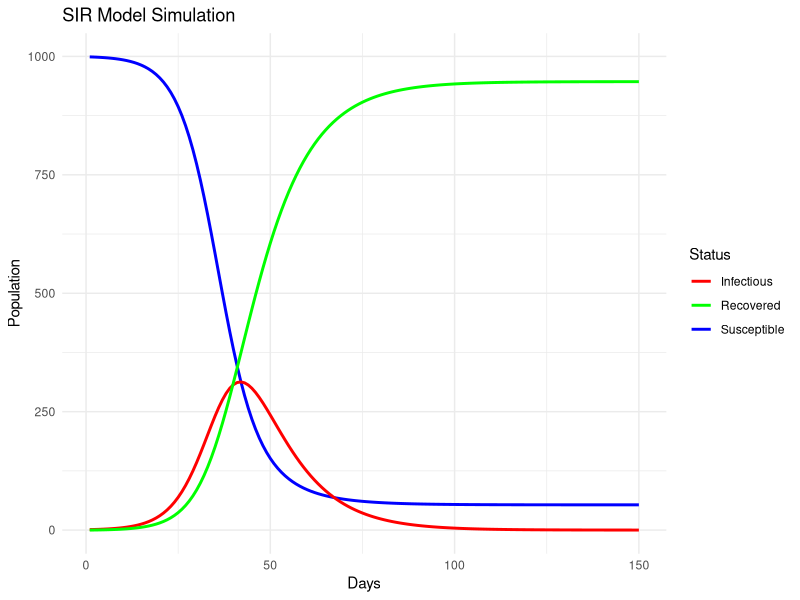

Recreate this plot in R.
# SIR Epidemiological Model Simulation

# Libraries
library(ggplot2)

# Parameters
N <- 1000        # Total population size
beta <- 0.3      # Transmission rate
gamma <- 0.1     # Recovery rate
days <- 150      # Simulation duration

# Initial conditions
S <- N - 1       # Initial number of susceptible individuals (one infectious case)
I <- 1           # Initial number of infectious individuals
R <- 0           # Initial number of recovered individuals

# Storage vectors
susceptible <- numeric(days)
infectious <- numeric(days)
recovered <- numeric(days)

# Simulation loop
for (day in 1:days) {
  susceptible[day] <- S
  infectious[day] <- I
  recovered[day] <- R
  
  new_infections <- beta * S * I / N
  new_recoveries <- gamma * I
  
  S <- S - new_infections
  I <- I + new_infections - new_recoveries
  R <- R + new_recoveries
}

# Create a data frame for plotting
sim_data <- data.frame(Day = 1:days, Susceptible = susceptible, Infectious = infectious, Recovered = recovered)

# Plot the results
ggplot(sim_data, aes(x = Day)) +
  geom_line(aes(y = Susceptible, color = "Susceptible"), size = 1) +
  geom_line(aes(y = Infectious, color = "Infectious"), size = 1) +
  geom_line(aes(y = Recovered, color = "Recovered"), size = 1) +
  labs(title = "SIR Model Simulation",
       x = "Days",
       y = "Population",
       color = "Status") +
  scale_color_manual(values = c("Susceptible" = "blue", "Infectious" = "red", "Recovered" = "green")) +
  theme_minimal()